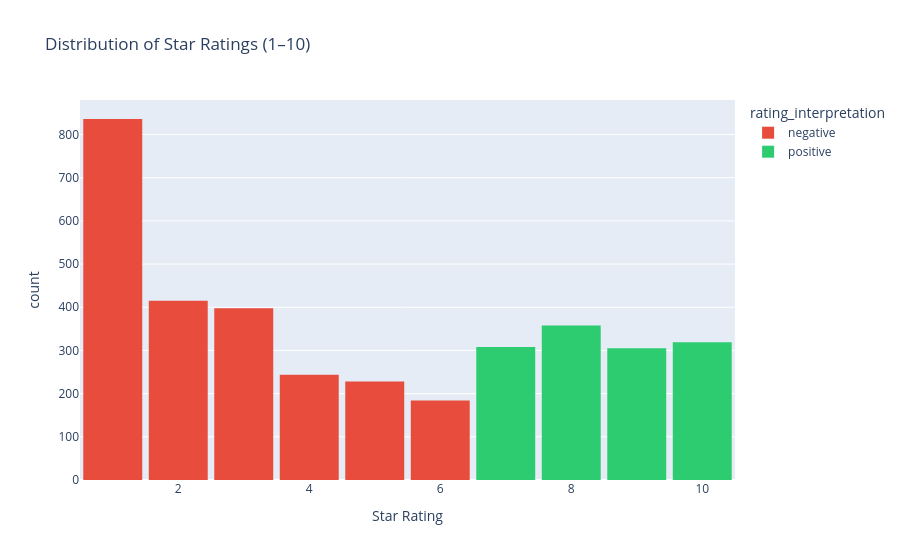

Write notebook code for a chart like this one.
### Markdown cell above
---
## 4. EDA — Rating Distribution

**Q: How are star ratings distributed across reviews?**  
Understanding the rating distribution reveals overall customer satisfaction levels and class imbalance for any supervised learning task.

### Code cell
# ── Overall rating distribution (histogram) ───────────────────────────────────
fig = px.histogram(
    df,
    x="ratings",
    color="rating_interpretation",
    nbins=10,
    title="Distribution of Star Ratings (1–10)",
    labels={"ratings": "Star Rating", "count": "Number of Reviews"},
    color_discrete_map={"positive": "#2ecc71", "negative": "#e74c3c"},
)
fig.update_layout(bargap=0.1)
fig.show()

### Figure 1 — Plotly figure (JSON) as saved in the notebook; plotly's stock layout.template omitted (floating-point values rounded to 4 significant figures; data arrays with more than 128 entries replaced by an {"elided": "..."} marker saying what was removed)
{"data": [{"alignmentgroup": "True", "bingroup": "x", "hovertemplate": "rating_interpretation=negative<br>Star Rating=%{x}<br>count=%{y}<extra></extra>", "legendgroup": "negative", "marker": {"color": "#e74c3c", "pattern": {"shape": ""}}, "name": "negative", "nbinsx": 10, "offsetgroup": "negative", "orientation": "v", "showlegend": true, "type": "histogram", "x": {"elided": "2305 int values"}, "xaxis": "x", "yaxis": "y"}, {"alignmentgroup": "True", "bingroup": "x", "hovertemplate": "rating_interpretation=positive<br>Star Rating=%{x}<br>count=%{y}<extra></extra>", "legendgroup": "positive", "marker": {"color": "#2ecc71", "pattern": {"shape": ""}}, "name": "positive", "nbinsx": 10, "offsetgroup": "positive", "orientation": "v", "showlegend": true, "type": "histogram", "x": {"elided": "1290 int values"}, "xaxis": "x", "yaxis": "y"}], "layout": {"bargap": 0.1, "barmode": "relative", "legend": {"title": {"text": "rating_interpretation"}, "tracegroupgap": 0}, "title": {"text": "Distribution of Star Ratings (1–10)"}, "xaxis": {"anchor": "y", "domain": [0, 1], "title": {"text": "Star Rating"}}, "yaxis": {"anchor": "x", "domain": [0, 1], "title": {"text": "count"}}}}
